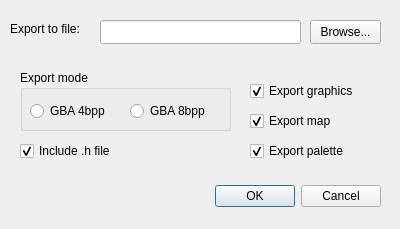
<?xml version="1.0" encoding="UTF-8"?>
<ui version="4.0">
 <class>ExportDialog</class>
 <widget class="QDialog" name="ExportDialog">
  <property name="windowModality">
   <enum>Qt::WindowModality::ApplicationModal</enum>
  </property>
  <property name="geometry">
   <rect>
    <x>0</x>
    <y>0</y>
    <width>400</width>
    <height>229</height>
   </rect>
  </property>
  <property name="windowTitle">
   <string>Dialog</string>
  </property>
  <widget class="QDialogButtonBox" name="btnDialog">
   <property name="geometry">
    <rect>
     <x>20</x>
     <y>180</y>
     <width>361</width>
     <height>32</height>
    </rect>
   </property>
   <property name="orientation">
    <enum>Qt::Orientation::Horizontal</enum>
   </property>
   <property name="standardButtons">
    <set>QDialogButtonBox::StandardButton::Cancel|QDialogButtonBox::StandardButton::Ok</set>
   </property>
  </widget>
  <widget class="QLineEdit" name="txtOFilePath">
   <property name="geometry">
    <rect>
     <x>100</x>
     <y>20</y>
     <width>201</width>
     <height>24</height>
    </rect>
   </property>
  </widget>
  <widget class="QLabel" name="label">
   <property name="geometry">
    <rect>
     <x>10</x>
     <y>20</y>
     <width>91</width>
     <height>18</height>
    </rect>
   </property>
   <property name="text">
    <string>Export to file:</string>
   </property>
  </widget>
  <widget class="QPushButton" name="btnBrowseOFile">
   <property name="geometry">
    <rect>
     <x>310</x>
     <y>20</y>
     <width>71</width>
     <height>24</height>
    </rect>
   </property>
   <property name="text">
    <string>Browse...</string>
   </property>
  </widget>
  <widget class="QCheckBox" name="chkIncludeHFile">
   <property name="geometry">
    <rect>
     <x>20</x>
     <y>140</y>
     <width>211</width>
     <height>22</height>
    </rect>
   </property>
   <property name="text">
    <string>Include .h file</string>
   </property>
   <property name="checked">
    <bool>true</bool>
   </property>
  </widget>
  <widget class="QGroupBox" name="groupBox">
   <property name="geometry">
    <rect>
     <x>20</x>
     <y>70</y>
     <width>211</width>
     <height>61</height>
    </rect>
   </property>
   <property name="title">
    <string>Export mode</string>
   </property>
   <widget class="QRadioButton" name="rdbGBA4bpp">
    <property name="geometry">
     <rect>
      <x>10</x>
      <y>30</y>
      <width>100</width>
      <height>22</height>
     </rect>
    </property>
    <property name="text">
     <string>GBA 4bpp</string>
    </property>
   </widget>
   <widget class="QRadioButton" name="rdbGBA8bpp">
    <property name="geometry">
     <rect>
      <x>110</x>
      <y>30</y>
      <width>100</width>
      <height>22</height>
     </rect>
    </property>
    <property name="text">
     <string>GBA 8bpp</string>
    </property>
   </widget>
  </widget>
  <widget class="QCheckBox" name="chkExportGfx">
   <property name="geometry">
    <rect>
     <x>250</x>
     <y>80</y>
     <width>121</width>
     <height>22</height>
    </rect>
   </property>
   <property name="text">
    <string>Export graphics</string>
   </property>
   <property name="checked">
    <bool>true</bool>
   </property>
  </widget>
  <widget class="QCheckBox" name="chkExportMap">
   <property name="geometry">
    <rect>
     <x>250</x>
     <y>110</y>
     <width>121</width>
     <height>22</height>
    </rect>
   </property>
   <property name="text">
    <string>Export map</string>
   </property>
   <property name="checked">
    <bool>true</bool>
   </property>
  </widget>
  <widget class="QCheckBox" name="chkExportPal">
   <property name="geometry">
    <rect>
     <x>250</x>
     <y>140</y>
     <width>121</width>
     <height>22</height>
    </rect>
   </property>
   <property name="text">
    <string>Export palette</string>
   </property>
   <property name="checked">
    <bool>true</bool>
   </property>
  </widget>
 </widget>
 <resources/>
 <connections>
  <connection>
   <sender>btnDialog</sender>
   <signal>accepted()</signal>
   <receiver>ExportDialog</receiver>
   <slot>accept()</slot>
   <hints>
    <hint type="sourcelabel">
     <x>248</x>
     <y>254</y>
    </hint>
    <hint type="destinationlabel">
     <x>157</x>
     <y>274</y>
    </hint>
   </hints>
  </connection>
  <connection>
   <sender>btnDialog</sender>
   <signal>rejected()</signal>
   <receiver>ExportDialog</receiver>
   <slot>reject()</slot>
   <hints>
    <hint type="sourcelabel">
     <x>316</x>
     <y>260</y>
    </hint>
    <hint type="destinationlabel">
     <x>286</x>
     <y>274</y>
    </hint>
   </hints>
  </connection>
 </connections>
</ui>
